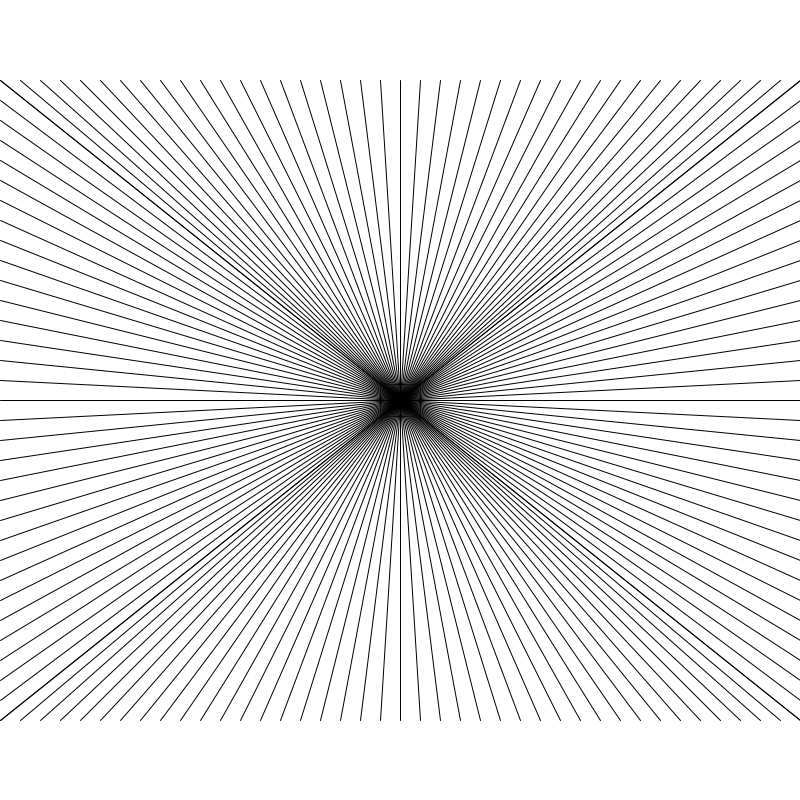
Frame 1 (no input)
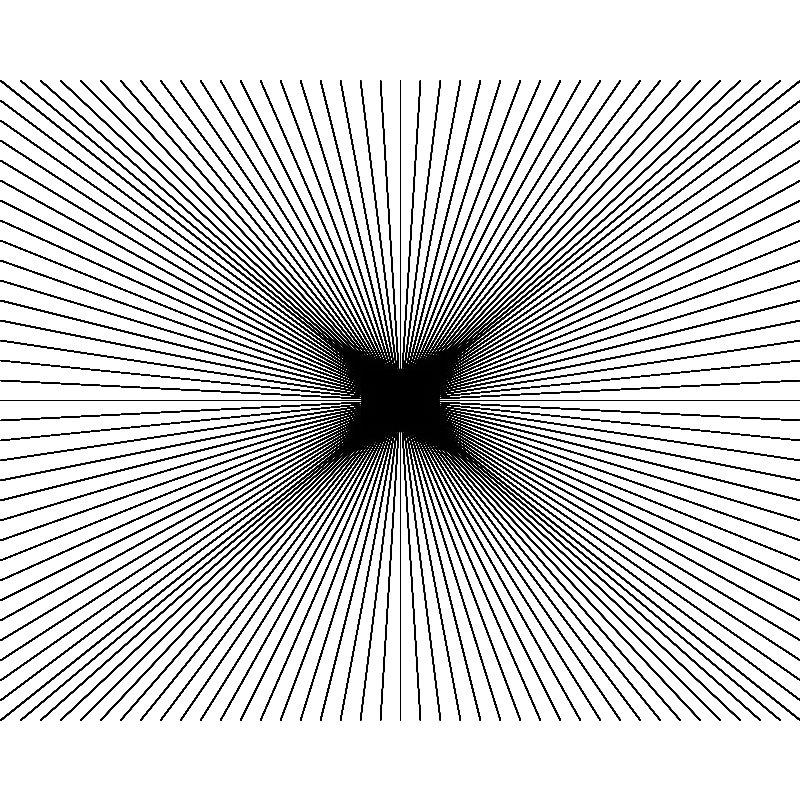
Frame 60 (the mouse pressed at the canvas centre just before this capture)
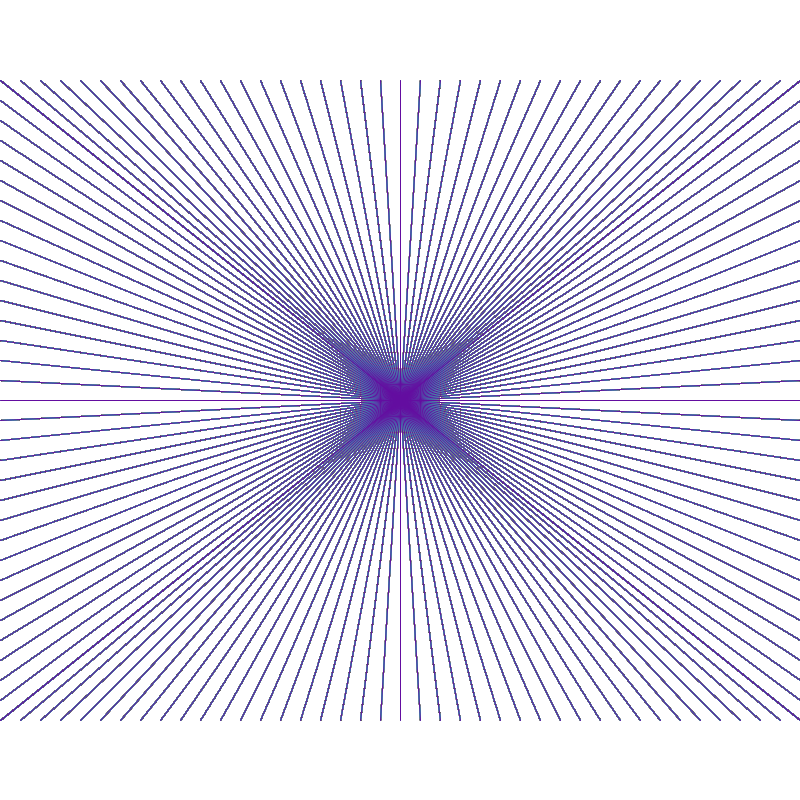
Frame 120 (the mouse held since frame 60 and released just before this capture)

The Processing sketch that drew these frames (run headless with seeded random() and noise(); from frame 60 on, the mouse is pressed at the canvas centre):

// Processing sketch: processing_76960
// ── processing_76960.pde


void setup(){
  size(800,800);
  background(255);
}

void draw(){
  
 for (float i=0; i<=800; i+=20){
 noFill();
  // stroke(255);
  line(width/2,height/2,i,80);
  
  }
  for(float i=800; i>=0; i-=20){
    line(width/2,height/2,i,720);
   
  }
  for(float i=0; i<=640; i+=20){
    line(width/2, height/2, 0, i + 80);
  }
for(float i=720; i>=80; i-=20){
  line(width/2,height/2, 800, i);
}

if (mousePressed && dist(mouseX, mouseY, width/2, height/2) < 10){
  stroke(random(0,255), random(0,255), random(0,255));
}

}
